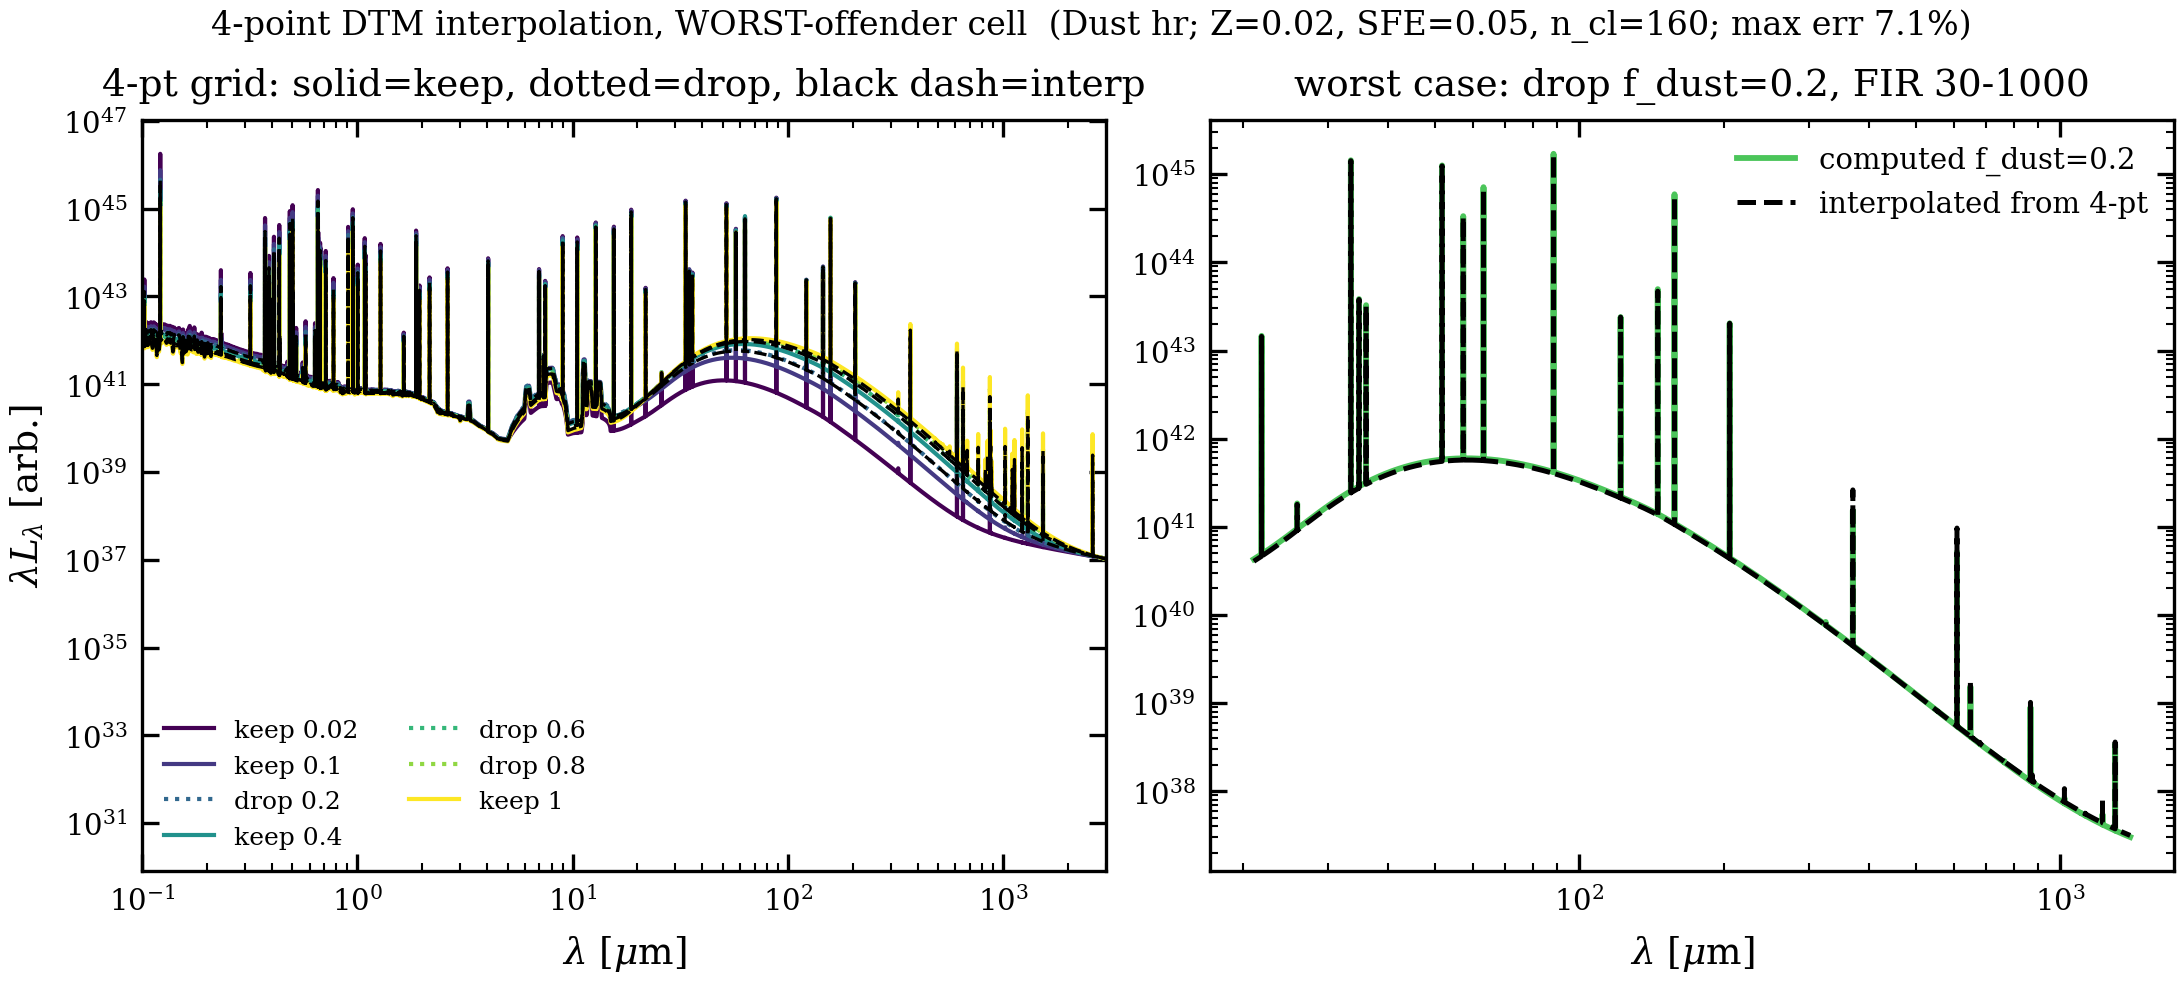

Generate this figure with Python:
#!/usr/bin/env python3
r"""How few f_dust points can we COMPUTE and still recover the full library by interpolation?

Each computed f_dust point costs ~1.2M inodes / ~0.5 TB of Cloudy output for the full grid,
so dropping points is the most direct way to cut the tier-2 footprint. This leaves out
interior f_dust nodes, reconstructs them by interpolating from a candidate reduced grid in
the SAME space SKIRT uses (log axis if the DTM axis is log-scaled, log L_lambda if the
quantity is log), and reports the reconstruction error at the dropped nodes.
"""
import argparse

import numpy as np
import matplotlib.pyplot as plt
from _style import load_stab, cell_indices

CELL = dict(Z=0.02, sfe=0.05, ncl=160.0)   # cell used for the detailed printout + plot
BANDS = {"UV 0.1-0.3": (0.1, 0.3), "opt 0.3-0.8": (0.3, 0.8), "NIR 0.8-5": (0.8, 5.0),
         "MIR 5-30": (5.0, 30.0), "FIR 30-1000": (30.0, 1000.0)}
# candidate reduced f_dust grids (must include the endpoints 0.02 and 1.0)
GRIDS = {"5pt": [0.02, 0.10, 0.40, 0.80, 1.00], "4pt": [0.02, 0.10, 0.40, 1.00]}


def _interp_funcs(dtm_scale, qscale):
    def xform_x(x):
        return np.log10(x) if str(dtm_scale).startswith("log") else np.asarray(x)
    def to_q(y):
        return np.log10(np.clip(y, 1e-300, None)) if str(qscale).startswith("log") else y
    def from_q(y):
        return 10.0**y if str(qscale).startswith("log") else y
    return xform_x, to_q, from_q


def reconstruct(cellvals, dtm, keep_vals, xform_x, to_q, from_q, wl):
    """Interpolate every dropped f_dust node from subgrid keep_vals. cellvals: (lambda, DTM)."""
    keep = np.array(sorted(keep_vals))
    ki = [int(np.argmin(np.abs(dtm - k))) for k in keep]
    xk = xform_x(dtm[ki])
    out = {}
    for j, fd in enumerate(dtm):
        if fd in keep:
            continue
        yj = np.array([np.interp(xform_x(fd), xk, to_q(cellvals[w, ki])) for w in range(wl.size)])
        out[fd] = from_q(yj)
    return out


def worst_band(cellvals, dtm, rec, wl):
    """Worst-band (name, median%, max%) over flux-significant wavelengths."""
    worst = ("", 0.0, 0.0)
    for b, (lo, hi) in BANDS.items():
        m = (wl >= lo) & (wl <= hi)
        errs = []
        for fd, y in rec.items():
            t = cellvals[m, list(dtm).index(fd)]
            ok = t > 0.1 * t.max()
            errs.append(np.abs(y[m][ok] - t[ok]) / t[ok])
        a = np.concatenate(errs)
        if a.max() * 100 > worst[2]:
            worst = (b, np.median(a) * 100, a.max() * 100)
    return worst


def main():
    ap = argparse.ArgumentParser(description=__doc__,
                                 formatter_class=argparse.RawDescriptionHelpFormatter)
    ap.add_argument("--stab-dir", default=".")
    ap.add_argument("--prefix", default="BPASS_chab100_bin")
    args = ap.parse_args()
    import toddlers.stab.stab_io as sio
    base = f"{args.stab_dir}/ToddlersSFRNormalizedSEDFamily_{args.prefix}"

    # ---- cross-parameter sweep: every (Z, SFE, n_cl) cell, both variants ----
    print("Reconstruction error vs the full 7-point grid, worst band at flux-significant "
          "wavelengths,\nfor every parameter cell (lower Z = less dust):\n")
    print(f"{'variant':10s} {'Z':>6s} {'SFE':>6s} {'n_cl':>5s} "
          f"{'5pt worst (med|max%)':>26s} {'4pt worst (med|max%)':>26s}")
    summary = {}
    plotdata = {}
    worst_off = {"max": -1.0}      # worst-offender cell for the 4-point grid
    for variant, tag in (("Dust", "_DTM_hr"), ("noDust", "_noDust_DTM_hr")):
        d = sio.read_stab_file(f"{base}{tag}.stab")
        names = d["axisNames"]; grids = [np.asarray(g) for g in d["axisGrids"]]
        scales = d.get("axisScales"); qscale = d.get("quantityScales", ["log"])[0]
        wl = grids[names.index("lambda")] * 1e6
        dtm = grids[names.index("DTM")]
        dtm_scale = scales[names.index("DTM")] if scales else "log"
        xf, tq, fq = _interp_funcs(dtm_scale, qscale)
        V = np.asarray(d["values"])[0]    # (lambda, Z, SFE, n_cl, DTM)
        Zs, Ss, Ns = grids[names.index("Z")], grids[names.index("SFE")], grids[names.index("n_cl")]
        worst_all = {"5pt": 0.0, "4pt": 0.0}
        pd = {"labels": [], "5pt": [], "4pt": []}
        for iZ, Z in enumerate(Zs):
            for iS, S in enumerate(Ss):
                for iN, N in enumerate(Ns):
                    cv = V[:, iZ, iS, iN, :]
                    cells = {}
                    for gname, keep in GRIDS.items():
                        rec = reconstruct(cv, dtm, keep, xf, tq, fq, wl)
                        cells[gname] = worst_band(cv, dtm, rec, wl)
                        worst_all[gname] = max(worst_all[gname], cells[gname][2])
                    if cells["4pt"][2] > worst_off["max"]:
                        worst_off = {"max": cells["4pt"][2], "variant": variant, "tag": tag,
                                     "iZ": iZ, "iS": iS, "iN": iN, "Z": Z, "S": S, "N": N,
                                     "band": cells["4pt"][0]}
                    print(f"{variant:10s} {Z:6.3f} {S:6.3f} {N:5.0f} "
                          f"{cells['5pt'][0]:>9s} {cells['5pt'][1]:4.1f}|{cells['5pt'][2]:5.1f}   "
                          f"{cells['4pt'][0]:>9s} {cells['4pt'][1]:4.1f}|{cells['4pt'][2]:5.1f}")
                    pd["labels"].append(f"{Z:g}\n{S:g}\n{N:g}")
                    pd["5pt"].append(cells["5pt"][2]); pd["4pt"].append(cells["4pt"][2])
        summary[variant] = worst_all
        plotdata[variant] = pd
    print("\nWORST max over ALL cells:")
    for v, w in summary.items():
        print(f"  {v:8s} 5pt {w['5pt']:.1f}%   4pt {w['4pt']:.1f}%")

    # ---- cross-parameter robustness plot ----
    fig, axes = plt.subplots(1, 2, figsize=(7.3, 3.4), sharey=True, constrained_layout=True)
    for ax, variant in zip(axes, ("Dust", "noDust")):
        pd = plotdata[variant]; x = np.arange(len(pd["labels"])); w = 0.38
        ax.bar(x - w / 2, pd["5pt"], w, label="5-point", color="#4683DE")
        ax.bar(x + w / 2, pd["4pt"], w, label="4-point", color="#FBA11B")
        ax.axhline(10, color="0.4", ls="--", lw=0.8)
        ax.set_xticks(x); ax.set_xticklabels(pd["labels"], fontsize=5.5)
        ax.set_title(f"{variant} hr"); ax.set_xlabel(r"$Z$ / $\varepsilon_{\rm SF}$ / $n_{\rm cl}$ cell")
    axes[0].set_ylabel("worst-band max error vs 7-point [%]")
    axes[0].legend(fontsize=7, title="reduced grid", title_fontsize=7)
    fig.suptitle("DTM interpolation accuracy across all parameter cells "
                 "(reduced grid vs full 7-point)", fontsize=8)
    fig.savefig("dtm_interp_crossparam.png")
    print("wrote dtm_interp_crossparam.png")

    # ---- visual: 4-point grid at the WORST-OFFENDER cell (largest reconstruction error) ----
    keep4 = GRIDS["4pt"]
    d = sio.read_stab_file(f"{base}{worst_off['tag']}.stab")
    names = d["axisNames"]; grids = [np.asarray(g) for g in d["axisGrids"]]
    scales = d.get("axisScales"); qscale = d.get("quantityScales", ["log"])[0]
    wl = grids[names.index("lambda")] * 1e6
    dtm = grids[names.index("DTM")]
    xf, tq, fq = _interp_funcs(scales[names.index("DTM")] if scales else "log", qscale)
    vals = np.asarray(d["values"])[0, :, worst_off["iZ"], worst_off["iS"], worst_off["iN"], :]
    rec4 = reconstruct(vals, dtm, keep4, xf, tq, fq, wl)
    # among the dropped points, find the one whose error in the worst band is largest (for the zoom)
    lo, hi = BANDS[worst_off["band"]]
    bm = (wl >= lo) & (wl <= hi)
    worst_fd = max(rec4, key=lambda fd: (lambda t: np.abs(rec4[fd][bm][t > 0.1 * t.max()]
                   - t[t > 0.1 * t.max()]).max() / t[t > 0.1 * t.max()].max())(vals[bm, list(dtm).index(fd)]))

    cellstr = (f"{worst_off['variant']} hr; Z={worst_off['Z']:g}, "
               f"SFE={worst_off['S']:g}, n_cl={worst_off['N']:g}")
    fig, ax = plt.subplots(1, 2, figsize=(7.3, 3.3), constrained_layout=True)
    for j, fd in enumerate(dtm):
        c = plt.cm.viridis(j / (len(dtm) - 1))
        ax[0].loglog(wl, wl * vals[:, j], color=c, lw=1.0,
                     ls="-" if fd in keep4 else ":",
                     label=(f"keep {fd:g}" if fd in keep4 else f"drop {fd:g}"))
    for fd, y in rec4.items():
        ax[0].loglog(wl, wl * y, color="k", lw=0.8, ls="--")
    ax[0].set_xlim(0.1, 3000); ax[0].set_xlabel(r"$\lambda\ [\mu{\rm m}]$")
    ax[0].set_ylabel(r"$\lambda L_\lambda$ [arb.]")
    ax[0].set_title("4-pt grid: solid=keep, dotted=drop, black dash=interp")
    ax[0].legend(fontsize=6, ncol=2)
    # zoom on the worst band + worst dropped point: true vs interp
    bz = (wl >= lo * 0.7) & (wl <= hi * 1.4)
    ax[1].loglog(wl[bz], (wl * vals[:, list(dtm).index(worst_fd)])[bz], "C3-", lw=1.4,
                 label=f"computed f_dust={worst_fd:g}")
    ax[1].loglog(wl[bz], (wl * rec4[worst_fd])[bz], "k--", lw=1.2,
                 label="interpolated from 4-pt")
    ax[1].set_xlabel(r"$\lambda\ [\mu{\rm m}]$")
    ax[1].set_title(f"worst case: drop f_dust={worst_fd:g}, {worst_off['band']}")
    ax[1].legend(fontsize=7)
    fig.suptitle(f"4-point DTM interpolation, WORST-offender cell  ({cellstr}; "
                 f"max err {worst_off['max']:.1f}%)", fontsize=8)
    fig.savefig("dtm_interp_test.png")
    print(f"\nworst offender (4-pt): {cellstr}, band {worst_off['band']}, "
          f"max {worst_off['max']:.1f}%, worst dropped f_dust={worst_fd:g}")
    print("wrote dtm_interp_test.png")


if __name__ == "__main__":
    main()
